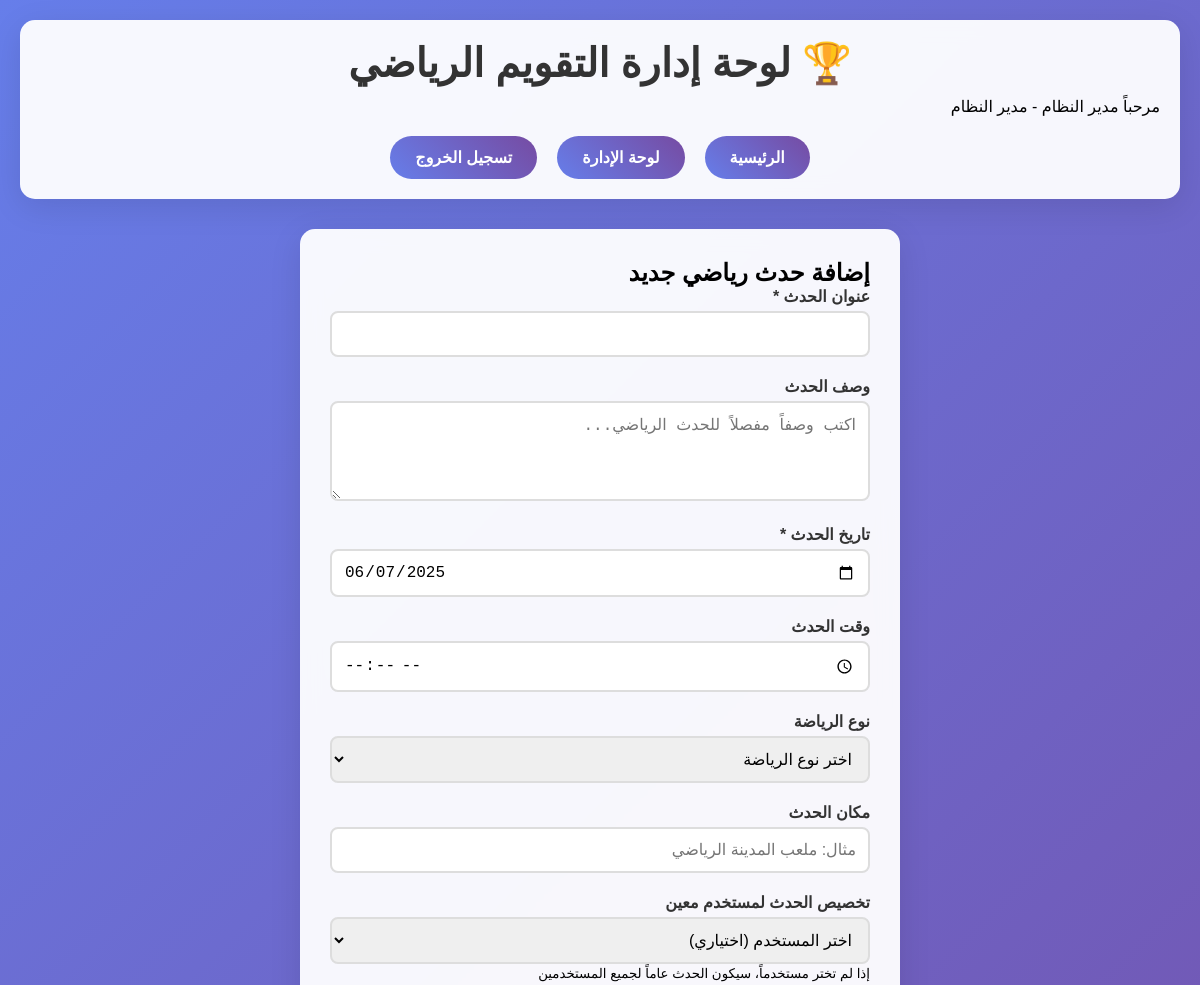
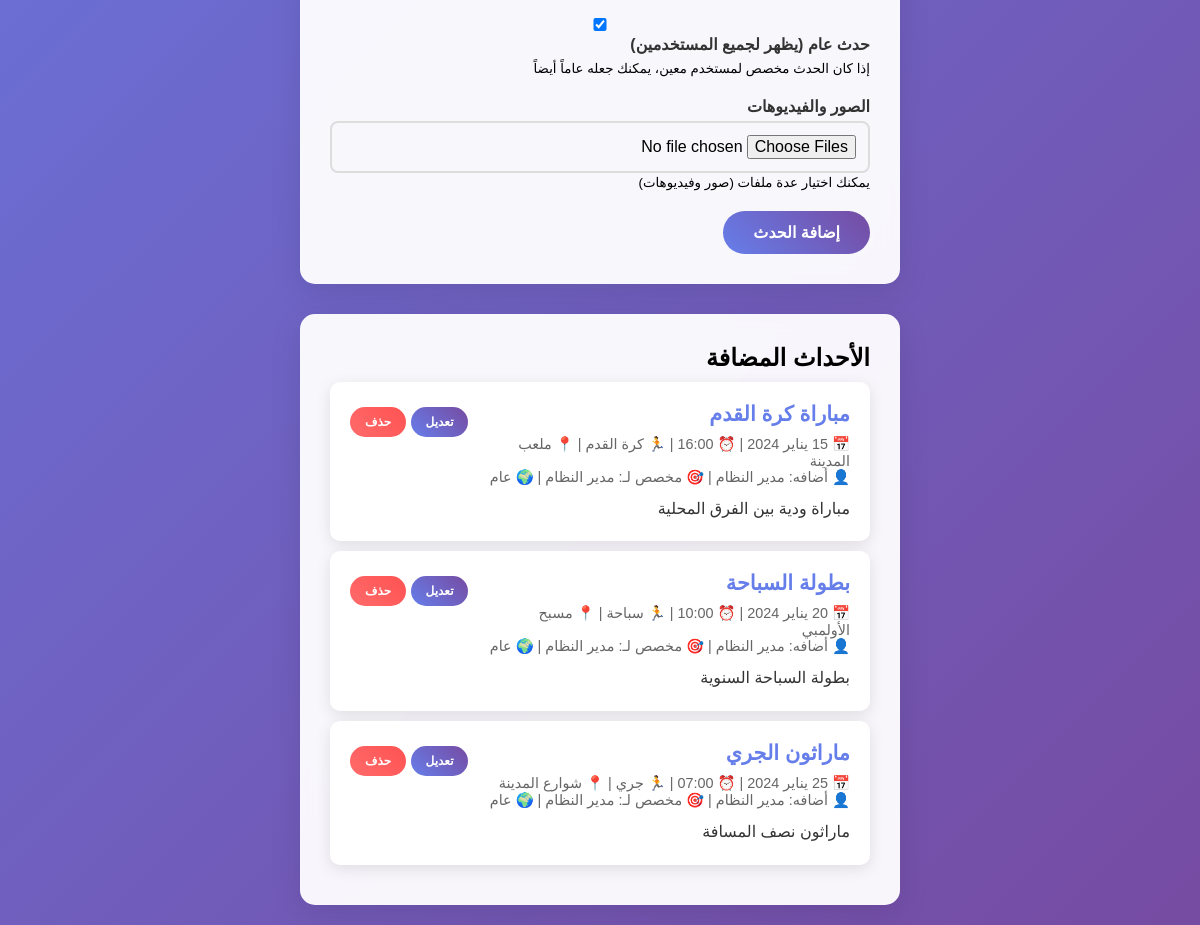
/admin.php (signed in), run on the app's committed database (2 pictures, top to bottom).
### tables this page shows
CREATE TABLE events (
    id INT AUTO_INCREMENT PRIMARY KEY,
    title VARCHAR(200) NOT NULL,
    description TEXT,
    event_date DATE NOT NULL,
    event_time TIME,
    sport_type VARCHAR(100),
    location VARCHAR(200),
    created_by INT,
    assigned_to INT,
    is_public BOOLEAN DEFAULT FALSE,
    status ENUM('active', 'cancelled', 'completed') DEFAULT 'active',
    created_at TIMESTAMP DEFAULT CURRENT_TIMESTAMP,
    updated_at TIMESTAMP DEFAULT CURRENT_TIMESTAMP ON UPDATE CURRENT_TIMESTAMP,
    FOREIGN KEY (created_by) REFERENCES users(id) ON DELETE SET NULL,
    FOREIGN KEY (assigned_to) REFERENCES users(id) ON DELETE CASCADE
);

CREATE TABLE users (
    id INT AUTO_INCREMENT PRIMARY KEY,
    username VARCHAR(50) UNIQUE NOT NULL,
    email VARCHAR(100) UNIQUE NOT NULL,
    password VARCHAR(255) NOT NULL,
    full_name VARCHAR(100) NOT NULL,
    user_type ENUM('admin', 'user') DEFAULT 'user',
    created_at TIMESTAMP DEFAULT CURRENT_TIMESTAMP,
    updated_at TIMESTAMP DEFAULT CURRENT_TIMESTAMP ON UPDATE CURRENT_TIMESTAMP
);

### functions.php (called while the page is built, shortened)
<?php
function getAllEvents($pdo) {
    $stmt = $pdo->query("
        SELECT e.*, u.full_name as creator_name, au.full_name as assigned_user_name,
               GROUP_CONCAT(up.file_path) as files
        FROM events e
        LEFT JOIN users u ON e.created_by = u.id
        LEFT JOIN users au ON e.assigned_to = au.id
        LEFT JOIN uploads up ON e.id = up.event_id
        WHERE e.status = 'active'
        GROUP BY e.id
        ORDER BY e.event_date ASC
    ");
    return $stmt->fetchAll();
}
?>

### admin.php (the view, shortened to what this page needs)
<?php
require_once 'config.php';
require_once 'functions.php';
$all_events = getAllEvents($pdo);
?>
<!DOCTYPE html>
<html lang="ar">
<head>
    <link rel="stylesheet" href="style.css">
</head>
<body>
    <div class="container">
        <div class="header">
            <h1>🏆 لوحة إدارة التقويم الرياضي</h1>
            <p>مرحباً <?php echo htmlspecialchars($_SESSION['full_name']); ?> - مدير النظام</p>
            <div class="nav">
                <a href="index.php">الرئيسية</a>
                <a href="admin.php">لوحة الإدارة</a>
                <a href="logout.php">تسجيل الخروج</a>
            </div>
        </div>
        <div class="form-container">
            <h2>إضافة حدث رياضي جديد</h2>
            <form method="POST" enctype="multipart/form-data" id="eventForm">
                <div class="form-group">
                    <label for="title">عنوان الحدث *</label>
                    <input type="text" id="title" name="title" required>
                </div>
                <div class="form-group">
                    <label for="description">وصف الحدث</label>
                    <textarea id="description" name="description" rows="4"
                              placeholder="اكتب وصفاً مفصلاً للحدث الرياضي..."></textarea>
                </div>
                <div class="form-group">
                    <label for="event_date">تاريخ الحدث *</label>
                    <input type="date" id="event_date" name="event_date" required>
                </div>
                <div class="form-group">
                    <label for="event_time">وقت الحدث</label>
                    <input type="time" id="event_time" name="event_time">
                </div>
                <div class="form-group">
                    <label for="sport_type">نوع الرياضة</label>
                    <select id="sport_type" name="sport_type">
                        <option value="">اختر نوع الرياضة</option>
                    </select>
                </div>
                <div class="form-group">
                    <label for="location">مكان الحدث</label>
                    <input type="text" id="location" name="location"
                           placeholder="مثال: ملعب المدينة الرياضي">
                </div>
                <div class="form-group">
                    <label for="assigned_to">تخصيص الحدث لمستخدم معين</label>
                    <select id="assigned_to" name="assigned_to">
                        <option value="">اختر المستخدم (اختياري)</option>
                    </select>
                    <small>إذا لم تختر مستخدماً، سيكون الحدث عاماً لجميع المستخدمين</small>
                </div>
                <div class="form-group">
                    <label>
                        <input type="checkbox" id="is_public" name="is_public" checked>
                        حدث عام (يظهر لجميع المستخدمين)
                    </label>
                    <small>إذا كان الحدث مخصص لمستخدم معين، يمكنك جعله عاماً أيضاً</small>
                </div>
                <div class="form-group">
                    <label for="event_files">الصور والفيديوهات</label>
                    <input type="file" id="event_files" name="event_files[]"
                           multiple accept="image/*,video/*" onchange="previewFiles()">
                    <small>يمكنك اختيار عدة ملفات (صور وفيديوهات)</small>
                </div>
                <button type="submit" name="add_event" class="btn" onclick="return validateForm('eventForm')">
                    إضافة الحدث
                </button>
            </form>
        </div>
        <div class="form-container" style="margin-top: 30px;">
            <h2>الأحداث المضافة</h2>
            <?php if (empty($all_events)): ?>
                <div class="alert alert-info">
                    لا توجد أحداث مضافة بعد
                </div>
            <?php else: ?>
                <?php foreach ($all_events as $event): ?>
                    <div class="event-details">
                        <div style="display: flex; justify-content: space-between; align-items: start;">
                            <div style="flex: 1;">
                                <h4 class="event-title"><?php echo htmlspecialchars($event['title']); ?></h4>
                                <div class="event-meta">
                                    📅 <?php echo arabicDate($event['event_date']); ?>
                                    <?php if ($event['event_time']): ?>
                                        | ⏰ <?php echo date('H:i', strtotime($event['event_time'])); ?>
                                    <?php endif; ?>
                                    <?php if ($event['sport_type']): ?>
                                        | 🏃 <?php echo htmlspecialchars($event['sport_type']); ?>
                                    <?php endif; ?>
                                    <?php if ($event['location']): ?>
                                        | 📍 <?php echo htmlspecialchars($event['location']); ?>
                                    <?php endif; ?>
                                    <br>
                                    👤 أضافه: <?php echo htmlspecialchars($event['creator_name']); ?>
                                    <?php if ($event['assigned_user_name']): ?>
                                        | 🎯 مخصص لـ: <?php echo htmlspecialchars($event['assigned_user_name']); ?>
                                    <?php endif; ?>
                                    | <?php echo $event['is_public'] ? '🌍 عام' : '🔒 خاص'; ?>
                                </div>
                                <?php if ($event['description']): ?>
                                    <div class="event-description">
                                        <?php echo nl2br(htmlspecialchars($event['description'])); ?>
                                    </div>
                                <?php endif; ?>
                            </div>
                            <div style="margin-right: 20px;">
                                <a href="edit_event.php?id=<?php echo $event['id']; ?>" class="btn" style="font-size: 12px; padding: 8px 15px;">
                                    تعديل
                                </a>
                                <a href="delete_event.php?id=<?php echo $event['id']; ?>"
                                   class="btn btn-danger"
                                   style="font-size: 12px; padding: 8px 15px; margin-top: 5px;"
                                   onclick="return confirm('هل أنت متأكد من حذف هذا الحدث؟')">
                                    حذف
                                </a>
                            </div>
                        </div>
                    </div>
                <?php endforeach; ?>
            <?php endif; ?>
        </div>
    </div>
</body>
</html>

### style.css (style rules this page uses)
* { margin: 0; padding: 0; box-sizing: border-box; }
body { font-family: 'Arial', sans-serif; background: linear-gradient(135deg, #667eea 0%, #764ba2 100%); min-height: 100vh; direction: rtl; text-align: right; }
.container { max-width: 1200px; margin: 0 auto; padding: 20px; }
.header { background: rgba(255, 255, 255, 0.95); padding: 20px; border-radius: 15px; margin-bottom: 30px; box-shadow: 0 8px 32px rgba(0, 0, 0, 0.1); backdrop-filter: blur(10px); }
.header h1 { color: #333; text-align: center; margin-bottom: 10px; font-size: 2.5em; }
.nav { display: flex; justify-content: center; gap: 20px; margin-top: 20px; }
.nav a { background: linear-gradient(45deg, #667eea, #764ba2); color: white; padding: 12px 25px; text-decoration: none; border-radius: 25px; transition: all 0.3s ease; font-weight: bold; }
.form-container { background: rgba(255, 255, 255, 0.95); border-radius: 15px; padding: 30px; box-shadow: 0 8px 32px rgba(0, 0, 0, 0.1); backdrop-filter: blur(10px); max-width: 600px; margin: 0 auto; }
.form-group { margin-bottom: 20px; }
.form-group label { display: block; margin-bottom: 5px; font-weight: bold; color: #333; }
.form-group input, .form-group textarea, .form-group select { width: 100%; padding: 12px; border: 2px solid #ddd; border-radius: 8px; font-size: 16px; transition: border-color 0.3s ease; }
.btn { background: linear-gradient(45deg, #667eea, #764ba2); color: white; padding: 12px 30px; border: none; border-radius: 25px; cursor: pointer; font-size: 16px; font-weight: bold; transition: all 0.3s ease; text-decoration: none; display: inline-block; }
.btn-danger { background: linear-gradient(45deg, #ff6b6b, #ff5252); }
.event-details { background: white; border-radius: 10px; padding: 20px; margin: 10px 0; box-shadow: 0 4px 15px rgba(0, 0, 0, 0.1); }
.event-title { color: #667eea; font-size: 1.3em; margin-bottom: 10px; }
.event-meta { color: #666; font-size: 0.9em; margin-bottom: 10px; }
.event-description { color: #333; line-height: 1.6; }

### data on the page
events: title "مباراة كرة القدم", sport_type "كرة القدم", location "ملعب المدينة", created_by.full_name "مدير النظام", is_public "🌍 عام", description "مباراة ودية بين الفرق المحلية"
events: title "بطولة السباحة", sport_type "سباحة", location "مسبح الأولمبي", created_by.full_name "مدير النظام", is_public "🌍 عام", description "بطولة السباحة السنوية"
events: title "ماراثون الجري", sport_type "جري", location "شوارع المدينة", created_by.full_name "مدير النظام", is_public "🌍 عام", description "ماراثون نصف المسافة"

### other printed values
$_SESSION['full_name'] "مدير النظام"
